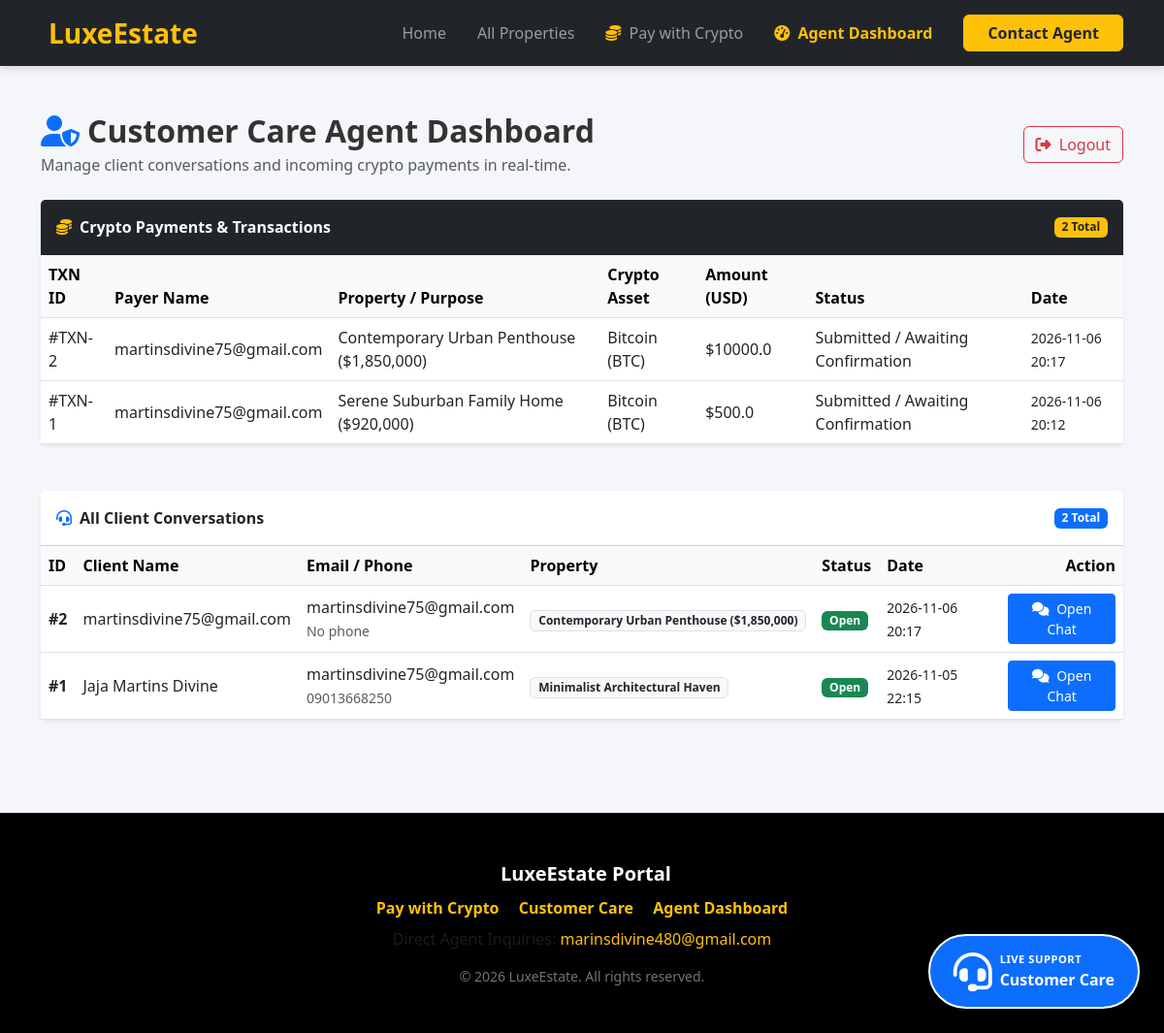
/agent/dashboard (signed in), run on the app's committed database.
### tables this page shows
CREATE TABLE crypto_payments (
            id INTEGER PRIMARY KEY AUTOINCREMENT,
            property_title TEXT NOT NULL,
            crypto_type TEXT NOT NULL,
            amount_usd REAL NOT NULL,
            payer_name TEXT NOT NULL,
            status TEXT DEFAULT 'Pending Verification',
            created_at TIMESTAMP DEFAULT CURRENT_TIMESTAMP
        );

CREATE TABLE conversations (
            id INTEGER PRIMARY KEY AUTOINCREMENT,
            client_name TEXT NOT NULL,
            client_email TEXT NOT NULL,
            client_phone TEXT,
            property_title TEXT,
            status TEXT DEFAULT 'Open',
            created_at TIMESTAMP DEFAULT CURRENT_TIMESTAMP
        , payment_status TEXT DEFAULT 'Unpaid');

### app.py (the view)
@app.route('/agent/dashboard')
def agent_dashboard():
    if not session.get('agent_logged_in'):
        return redirect(url_for('agent_login'))
    conn = get_db_connection()
    conversations = conn.execute('SELECT * FROM conversations ORDER BY created_at DESC').fetchall()
    crypto_payments = conn.execute('SELECT * FROM crypto_payments ORDER BY created_at DESC').fetchall()
    conn.close()
    return render_template('agent_dashboard.html', conversations=conversations, crypto_payments=crypto_payments)

### app.py (called while the page is built)
def get_db_connection():
    conn = sqlite3.connect('real_estate.db')
    conn.row_factory = sqlite3.Row
    return conn

### templates/agent_dashboard.html (shortened to what this page needs)
{% extends "base.html" %}
{% block content %}
<div class="container py-5">
    <div class="d-flex justify-content-between align-items-center mb-4">
        <div>
            <h2 class="fw-bold mb-1"><i class="fas fa-user-shield me-2 text-primary"></i>Customer Care Agent Dashboard</h2>
            <p class="text-muted mb-0">Manage client conversations and incoming crypto payments in real-time.</p>
        </div>
        <a href="{{ url_for('agent_logout') }}" class="btn btn-outline-danger"><i class="fas fa-sign-out-alt me-1"></i> Logout</a>
    </div>
    <div class="card shadow-sm border-0 mb-5">
        <div class="card-header bg-dark text-white py-3 fw-bold d-flex justify-content-between align-items-center">
            <span><i class="fas fa-coins text-warning me-2"></i>Crypto Payments & Transactions</span>
            <span class="badge bg-warning text-dark">{{ crypto_payments|length }} Total</span>
        </div>
        <div class="card-body p-0">
            <div class="table-responsive">
                <table class="table table-hover align-middle mb-0">
                    <thead class="table-light">
                        <tr>
                            <th>TXN ID</th>
                            <th>Payer Name</th>
                            <th>Property / Purpose</th>
                            <th>Crypto Asset</th>
                            <th>Amount (USD)</th>
                            <th>Status</th>
                            <th>Date</th>
                        </tr>
                    </thead>
                    <tbody>
                        {% if crypto_payments %}
                            {% for p in crypto_payments %}
                            <tr>
                                <td class=\"fw-bold\">#TXN-{{ p['id'] }}</td>
                                <td>{{ p['payer_name'] }}</td>
                                <td><span class=\"badge bg-light text-dark border\">{{ p['property_title'] }}</span></td>
                                <td><span class=\"badge bg-warning text-dark\">{{ p['crypto_type'] }}</span></td>
                                <td class=\"fw-bold text-success\">${{ p['amount_usd'] }}</td>
                                <td><span class=\"badge bg-info text-dark\">{{ p['status'] }}</span></td>
                                <td><small>{{ p['created_at'][:16] }}</small></td>
                            </tr>
                            {% endfor %}
                        {% else %}
                            <tr>
                                <td colspan=\"7\" class=\"text-center py-4 text-muted\">No crypto payments submitted yet.</td>
                            </tr>
                        {% endif %}
                    </tbody>
                </table>
            </div>
        </div>
    </div>
    <div class="card shadow-sm border-0">
        <div class="card-header bg-white py-3 fw-bold d-flex justify-content-between align-items-center">
            <span><i class="fas fa-headset text-primary me-2"></i>All Client Conversations</span>
            <span class="badge bg-primary">{{ conversations|length }} Total</span>
        </div>
        <div class="card-body p-0">
            <div class="table-responsive">
                <table class="table table-hover align-middle mb-0">
                    <thead class="table-light">
                        <tr>
                            <th>ID</th>
                            <th>Client Name</th>
                            <th>Email / Phone</th>
                            <th>Property</th>
                            <th>Status</th>
                            <th>Date</th>
                            <th class="text-end">Action</th>
                        </tr>
                    </thead>
                    <tbody>
                        {% if conversations %}
                            {% for c in conversations %}
                            <tr>
                                <td class="fw-bold">#{{ c['id'] }}</td>
                                <td>{{ c['client_name'] }}</td>
                                <td>
                                    {{ c['client_email'] }}<br>
                                    <small class="text-muted">{{ c['client_phone'] or 'No phone' }}</small>
                                </td>
                                <td><span class="badge bg-light text-dark border">{{ c['property_title'] }}</span></td>
                                <td>
                                    <span class="badge {% if c['status'] == 'Open' %}bg-success{% else %}bg-secondary{% endif %}">
                                        {{ c['status'] }}
                                    </span>
                                </td>
                                <td><small>{{ c['created_at'][:16] }}</small></td>
                                <td class="text-end">
                                    <a href="{{ url_for('agent_conversation', conv_id=c['id']) }}" class="btn btn-sm btn-primary">
                                        <i class="fas fa-comments me-1"></i> Open Chat
                                    </a>
                                </td>
                            </tr>
                            {% endfor %}
                        {% else %}
                            <tr>
                                <td colspan="7" class="text-center py-4 text-muted">No client inquiries found yet.</td>
                            </tr>
                        {% endif %}
                    </tbody>
                </table>
            </div>
        </div>
    </div>
</div>
{% endblock %}

### static/style.css (style rules this page uses)
body { font-family: 'Segoe UI', Tahoma, Geneva, Verdana, sans-serif; background-color: #f4f6f9; color: #333; margin: 0; padding: 0; }
.card-body { padding: 1.5rem; }

### data on the page
crypto_payments: id "2", payer_name "martinsdivine75@gmail.com", property_title "Contemporary Urban Penthouse ($1,850,000)", crypto_type "Bitcoin (BTC)", amount_usd "10000.0", status "Submitted / Awaiting Confirmation", created_at "2026-11-06 20:17"
crypto_payments: id "1", payer_name "martinsdivine75@gmail.com", property_title "Serene Suburban Family Home ($920,000)", crypto_type "Bitcoin (BTC)", amount_usd "500.0", status "Submitted / Awaiting Confirmation", created_at "2026-11-06 20:12"
conversations: id "2", client_name "martinsdivine75@gmail.com", client_email "martinsdivine75@gmail.com", client_phone "No phone", property_title "Contemporary Urban Penthouse ($1,850,000)", status "Open", created_at "2026-11-06 20:17"
conversations: id "1", client_name "Jaja Martins Divine", client_email "martinsdivine75@gmail.com", client_phone "09013668250", property_title "Minimalist Architectural Haven", status "Open", created_at "2026-11-05 22:15"

### other printed values
{{ crypto_payments|length }} "2"
{{ conversations|length }} "2"
